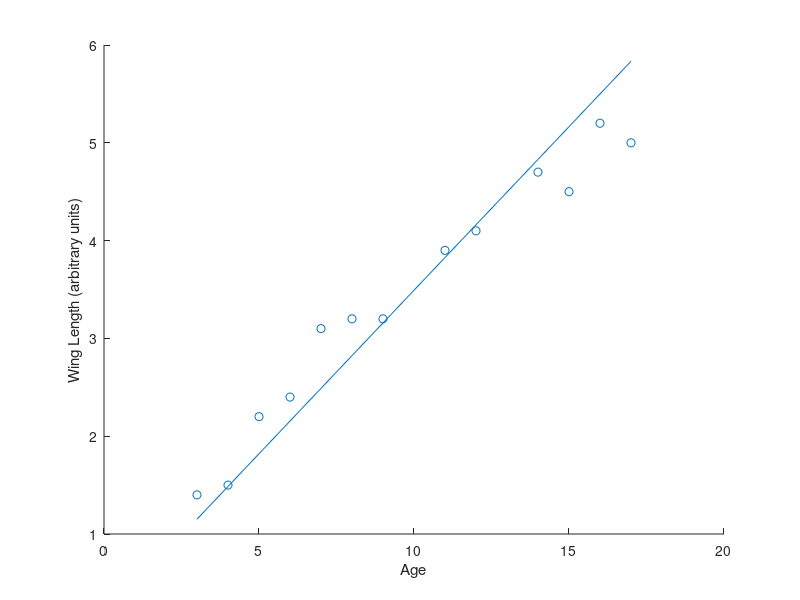
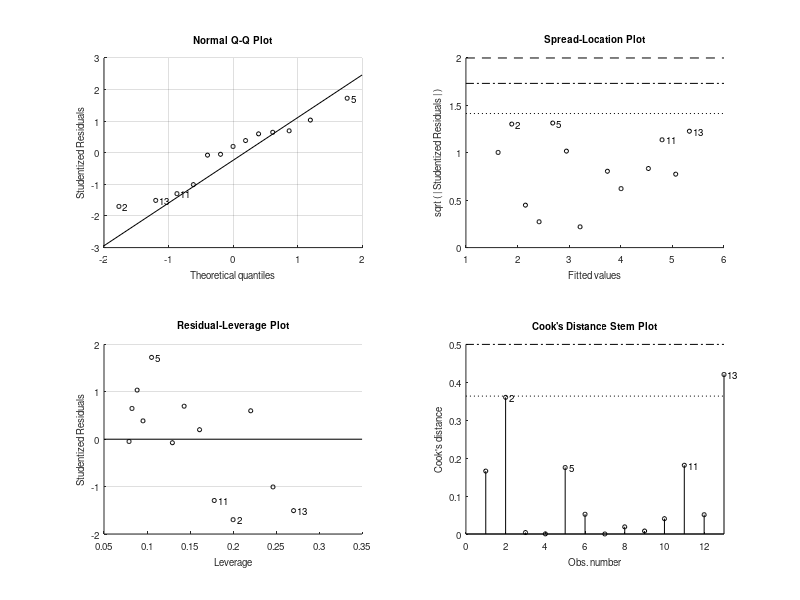

Here is the MATLAB script that generated these plots, in order: (Note: this script raises an error after producing the figures.)

close all
alpha = 0.05;
age = [3 4 5 6 7 8 9 11 12 14 15 16 17];
age = age';
wing_length = [1.4 1.5 2.2 2.4 3.1 3.2 3.2 3.9 4.1 4.7 4.5 5.2 5.0];
wing_length  =wing_length';
%% Exercise 1
scatter(age,wing_length)
xlabel('Age')
ylabel('Wing Length (arbitrary units)')
hold on
%% Exercise 2
%Calculate slope
b1 = age\wing_length;
%Calculate y-intercept
a = mean(wing_length) - (b1 * mean(age)); 
yCalc = (b1*age) + a; 
plot(age,yCalc);
%% Exercise 3
mdl = fitlm(age, wing_length);
[p,F] = coefTest(mdl);
fprintf('Exercise 3 \n')
if p < alpha
    fprintf('p-value (%e) < %2.3f , Ho is rejected\n',p,alpha);
else
    fprintf('p-value (%ef) < %2.3f , Ho is not rejected\n',p,alpha);
end
%% Exercise 4
figure
plot(mdl); 
xlabel('Age')
ylabel('Wing Length (arbitrary units')
title('Plot using Matlab custom function');

x = tinv(alpha/2,length(age)-2);
up = b1 + (x * sqrt(mdl.MSE/sum((age - mean(age)).^2)));
low = b1 - (x * sqrt(mdl.MSE/sum((age - mean(age)).^2)));
fprintf('Exercise 4 \n')
fprintf('The 95 percent confidence intervals are %2.3f ; %2.3f\n', low, up);

figure
scatter(age,wing_length)
xlabel('Age')
ylabel('Wing Length (arbitrary units)')
hold on
plot(age, (up*age) + a , '--')
plot(age,(low*age) + a , '--')
plot(age,yCalc);
title('Plot using calculated confidence intervals')

%% Exercise 5
r_squared = mdl.Rsquared.Ordinary;
fprintf('Exercise 5 \n')
fprintf('R^2 = %2.3f\n',r_squared);
%% Exercise 6
x = age;
y = wing_length;
rxy = sum((x - mean(x)) .* (y-mean(y))) /  (sqrt(sum((x-mean(x)).^2)) * sqrt(sum((y-mean(y)).^2)));
rxy_b = corrcoef(age,wing_length);
fprintf('Exercise 6 \n')
fprintf('r(calculated) = %2.3f\n',rxy);
fprintf('r(Matlab) = %2.3f\n',rxy_b(2,1));
%% Exercise 7 
%%Adding noise
%Add noise from a normal distribution
noise = normrnd(0, 1, size(wing_length));
wing_noise = wing_length + noise;

noisy = fitlm(age, wing_noise);
figure
subplot(1,2,1)
plot(mdl); 
xlabel('Age')
ylabel('Wing Length (arbitrary units')
title('Original data');

subplot(1,2,2)
plot(noisy); 
xlabel('Age')
ylabel('Wing Length (arbitrary units')
title('Data with noise');

r_squared_noisy = noisy.Rsquared.Ordinary;
r = corrcoef(age,wing_noise);
fprintf('Exercise 7 \n')
fprintf('R^2(original) = %2.3f\n',r_squared);
fprintf('R^2(noisy) = %2.3f\n',r_squared_noisy);
fprintf('r(Original) = %2.3f\n',rxy);
fprintf('r(noisy) = %2.3f\n',r(2,1));
